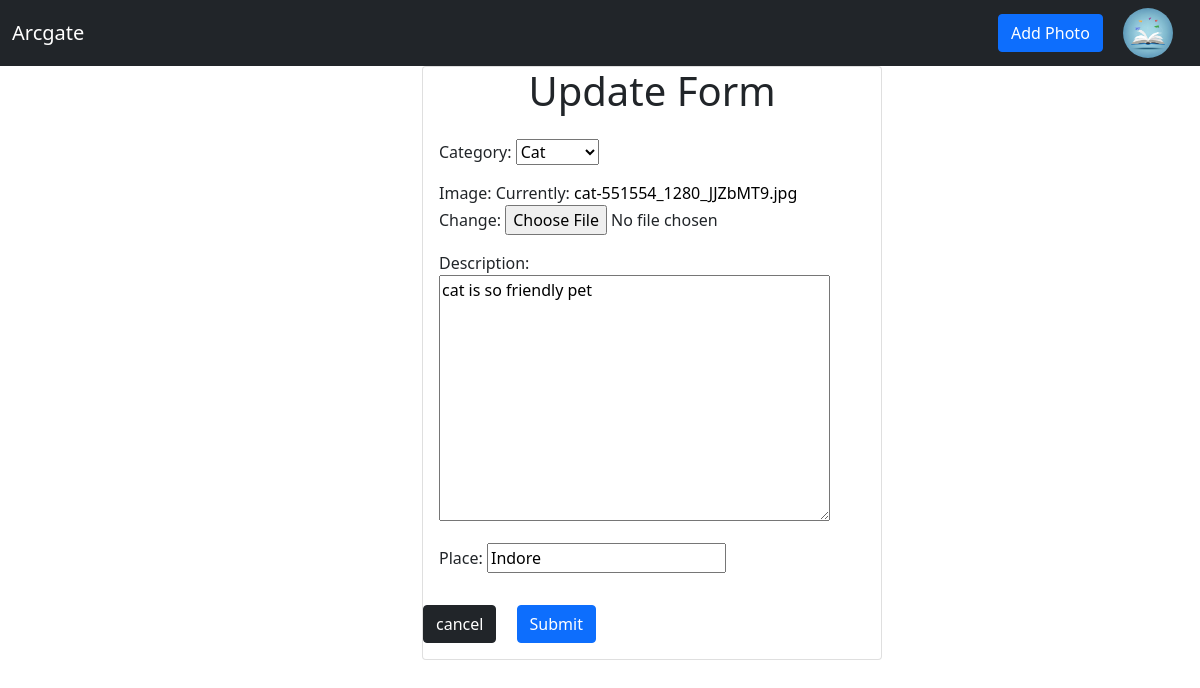
The app's page /edit/1/ (signed in) with its own data.
### photos/models.py (models this page shows, shortened)
class User(AbstractUser):
    name = models.CharField(max_length=200, null=True)
    email = models.EmailField(unique=True)
    bio = models.TextField(null=True)
    avatar = models.ImageField(null=True, default='avatar.jpg')
    USERNAME_FIELD = 'email'
    REQUIRED_FIELDS = []

class Photo(models.Model):
    user = models.ForeignKey(User, on_delete=models.SET_NULL, null=True)
    category = models.ForeignKey(Category, on_delete=models.SET_NULL, null=True)
    image = models.ImageField(null=False, blank=False)
    description = models.TextField(null=False, blank=True)
    place = models.CharField(max_length=100)
    updated = models.DateTimeField(auto_now=True)
    created = models.DateTimeField(auto_now_add=True)

### photos/views.py (the view)
# urls.py: path('edit/<int:pk>/', updatePhoto, name='edit'),
@login_required(login_url='/login')
def updatePhoto(request,pk):
    photo = Photo.objects.get(pk=pk)
    form = PhotoForm(instance=photo)
    if request.user == photo.user:
        if request.method == 'POST':
            form = PhotoForm(request.POST, request.FILES, instance=photo)
            if form.is_valid():
                form.save()
                return redirect('gallery')
        context = {
            'photo' : photo,
            'form': form,
        }
        return render(request, 'photos/edit.html', context)
    else:
        return redirect('gallery')

### photos/forms.py
class PhotoForm(ModelForm):
    class Meta:
        model = Photo
        fields = '__all__'
        exclude = ['user',]

### photos/models.py (called while the page is built)
    def __str__(self):
        return self.name

### photos/templates/photos/edit.html (shortened to what this page needs)
{% extends 'photos/base.html' %} {% block content %}
<div class="container">
  <div class="row justify-content-center">
    <div class="col-md-4">
      <div class="card" style="width: 460px">
        <h1 class="text-center">Update Form</h1>
        <form action="" method="POST" enctype="multipart/form-data">
          <div class="m-3">{{ form.as_p }}</div>
          <a href="{% url 'gallery' %}" class="btn btn-dark my-3">cancel</a>
          <button type="submit" class="btn btn-primary m-3">Submit</button>
        </form>
      </div>
    </div>
  </div>
</div>
{% endblock %}

### photos/templates/photos/nav.html (shortened to what this page needs)
{% block content %}
{% load static %}
<nav class="navbar navbar-light bg-dark">
    <div class="container-fluid px-10 ">
        <div>
            <a class="navbar-brand text-white bg-dark" href="{% url 'gallery' %}">Arcgate</a>
        </div>
        <div class="">
            <a class="btn btn-primary mx-3" href="{% url 'add' %}">Add Photo</a>
            {% if request.user.is_authenticated %}
            <div class="dropdown">
                <a href="{% url 'profile' request.user.id %}"><img src="{{ request.user.avatar.url }}" alt="No-photo"
                        class="profile-image"></a>
            </div>
            {% else %}
            <a class="btn btn-success" href="{% url 'login' %}">Login</a>
            {% endif %}
        </div>
    </div>
</nav>
{% endblock %}

### photos/static/styles/style.css (style rules this page uses)
a { text-decoration: none; color: #000; }
.profile-image { width: 50px; height: 50px; border-radius: 50%; margin-right: 15px; }
.dropdown { position: relative; display: inline-block; }

### records on screen
User: user.avatar (picture)
Photo: category "Cat", description "cat is so friendly pet", place "Indore"
